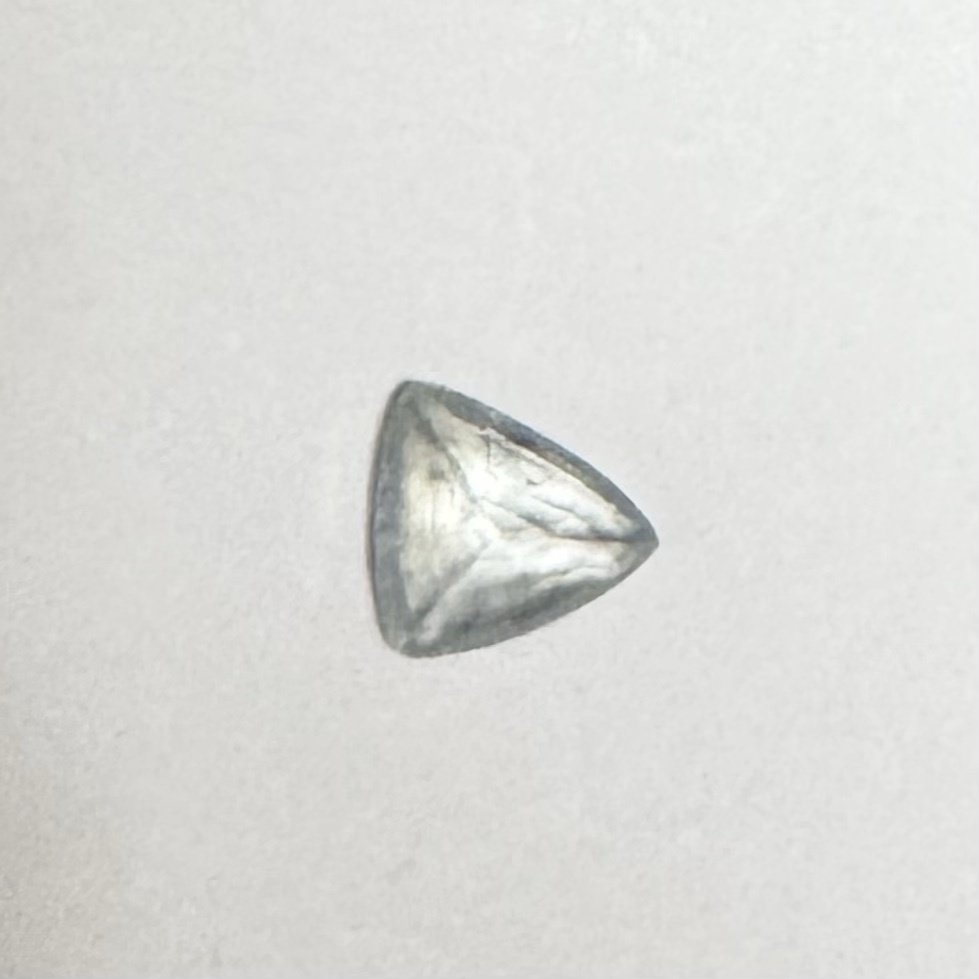
#> input picture samples/triangle_closeup_2026-11-02.jpg, 979 x 979 px
$ python -i look9.py   (imports and definitions only)
#> lines starting #> are read from the running program, lines starting #| are printed output that depends on the picture
#> further down, picture is the input picture: PIL image 979x979 RGB; mean R, G, B 220.5, 220.6, 217.5
# 新しい見た目の見本（静止画）を組む。今の動画（reel.py・final_build*.py）には触らない。
# 同じ言葉・同じ素材のまま、割り付けと字と色だけを変えて、「プロの映像に見えるか」を人の目で確かめるためのもの。
# 見本の決まりは video/LOOK9.md。
# 使い方：video/work/.venv/bin/python -I video/look9.py [場面の名前…]（なしなら全部）
#   出す所は環境変数 LOOK9_OUT。字（OFL）は video/work/fonts/ に置く（取り方は LOOK9.md）。
import json, math, os, sys
from functools import lru_cache

import numpy as np
from PIL import Image, ImageDraw, ImageFilter, ImageFont

HERE = os.path.dirname(os.path.abspath(__file__))
REPO = os.path.dirname(HERE)
WORK = os.environ.get("TSUGU_VIDEO_WORK", os.path.join(HERE, "work"))
STORY = os.path.join(WORK, "story")
FONTS = os.path.join(WORK, "fonts")
OUT = os.environ.get("LOOK9_OUT", os.path.join(WORK, "look9"))
HERITAGE = os.path.join(REPO, "public", "heritage")
W, H = 1920, 1080
SS = 3  # 字は 3 倍で描いて縮める（細い線がきれいに出る）

# ---------------------------------------------------------------- 色の決まり
# 字は白の 1 種。金は品物だけが持つ（字に金を使わない）。赤は「作れない」だけ。朱は職人の直しの字だけ。
SUMI = (0.027, 0.024, 0.022)  # 墨（ほぼ黒。真っ黒より少しあたたかい）
SHIRO = (0.957, 0.945, 0.918)  # 字の白（黄ばまない程度にあたたかい）
PAPER = (0.925, 0.902, 0.855)  # 紙
INK = (0.086, 0.075, 0.066)  # 紙の上の墨の字
SHU = (0.745, 0.196, 0.118)  # 朱（直しの字）
AKA = (1.0, 0.27, 0.20)  # 赤（アプリの「作れない」）

# ---------------------------------------------------------------- 字の大きさは 5 つだけ（場面ごとに増やさない）
# XL＝題と大きな 1 語、L＝章の扉・帳面の字・品物の名、M＝見出し、S＝添える字、T＝札。クレジットだけ 22
XL, L, M, S, T = 200, 84, 60, 40, 26
# 外の余白（ここの線に、字の端をそろえる）
LEFT, RIGHT, TOP, BOTTOM = 96, W - 96, 96, H - 96

# 字の種類（みな OFL）。min＝しっぽり明朝、thin＝細い明朝（Noto Serif JP 200）、sans＝細いゴシック（Noto Sans JP）
FONT_FILES = {
    "min": ("shipporimincho/ShipporiMincho-Regular.ttf", None),
    "thin": ("notoserifjp/NotoSerifJP[wght].ttf", 200),
    "thin3": ("notoserifjp/NotoSerifJP[wght].ttf", 300),
    "sans2": ("notosansjp/NotoSansJP[wght].ttf", 200),
    "sans": ("notosansjp/NotoSansJP[wght].ttf", 300),
    "sans4": ("notosansjp/NotoSansJP[wght].ttf", 400),
}


# [14 lines left out: functions font, ground, not called in this run]


def to_img(a):
    return Image.fromarray((np.clip(a, 0, 1) * 255 + 0.5).astype(np.uint8), "RGB")


def from_img(im):
    return np.asarray(im.convert("RGB"), np.float32) / 255.0


def lum(a):
    return a[..., 0] * 0.2126 + a[..., 1] * 0.7152 + a[..., 2] * 0.0722


# [37 lines left out: functions _box, blur, not called in this run]


def screen(a, b):
    return 1 - (1 - np.clip(a, 0, 1)) * (1 - np.clip(b, 0, 1))


def smooth(u):
    u = np.clip(u, 0, 1)
    return u * u * (3 - 2 * u)


def ramp(x, a, b):
    return smooth((x - a) / (b - a))


def yy_xx():
    return np.mgrid[0:H, 0:W].astype(np.float32)


# [22 lines left out: functions glow_at, vignette, finish, not called in this run]


# ---------------------------------------------------------------- 字を描く（透明度の板を返す）
ENGINE = {"name": "web"}  # web＝ブラウザ（HTML と CSS）、pil＝PIL。比べて web に決めた（LOOK9.md）
CACHE = os.path.join(WORK, "look9_cache")


class TypePIL:
    """PIL で描く（比べるために残す）。縦書き・横書きを SS 倍で描き、end() で縮める"""

    def __init__(self):
        self.im = Image.new("L", (W * SS, H * SS), 0)
        self.d = ImageDraw.Draw(self.im)

    # [23 lines left out: functions v, h, not called in this run]

    def line(self, x0, y0, x1, y1, w=1.0, fill=255):
        self.d.line([(x0 * SS, y0 * SS), (x1 * SS, y1 * SS)], fill=fill, width=max(1, int(round(w * SS))))

    def end(self):
        return np.asarray(self.im.resize((W, H), Image.LANCZOS), np.float32) / 255.0


_CSS_FONTS = {
    # 字の種類 → (ファイル, 太さ)
    "min": ("shipporimincho/ShipporiMincho-Regular.ttf", 400),
    "thin": ("notoserifjp/NotoSerifJP[wght].ttf", 200),
    "thin3": ("notoserifjp/NotoSerifJP[wght].ttf", 300),
    "sans2": ("notosansjp/NotoSansJP[wght].ttf", 200),
    "sans": ("notosansjp/NotoSansJP[wght].ttf", 300),
    "sans4": ("notosansjp/NotoSansJP[wght].ttf", 400),
}


def _esc(t):
    return t.replace("&", "&amp;").replace("<", "&lt;").replace(">", "&gt;")


# [18 lines left out: functions _tcy, _font_css, not called in this run]


class TypeWeb:
    """ブラウザで描く字の板。置き方は TypePIL と同じ。同じ中身は作業用のフォルダにためて使い回す"""

    def __init__(self):
        self.items = []

    # [57 lines left out: functions v, h, line, html, end, not called in this run]


def Type():
    return TypeWeb() if ENGINE["name"] == "web" else TypePIL()


def ink(a, m, c=SHIRO, opacity=1.0):
    m = (m * opacity)[..., None]
    return a * (1 - m) + np.array(c, np.float32) * m


# ---------------------------------------------------------------- 素材
def frame(chapter, i):
    base = os.path.join(STORY, chapter, f"{i:04d}")
    return Image.open(base + ".jpg" if os.path.exists(base + ".jpg") else base + ".png").convert("RGB")


def cover(im, box=None):
    """box の所を 1920×1080 いっぱいに（box は 16:9 に合わせて渡す）"""
    if box:
        im = im.crop(box)
    r = max(W / im.width, H / im.height)
#> r = 1.96
    im = im.resize((round(im.width * r), round(im.height * r)), Image.LANCZOS)
    x = (im.width - W) // 2
#> x = 0
    y = (im.height - H) // 2
#> y = 420
    return from_img(im.crop((x, y, x + W, y + H)))
#> in from_img, `return np.asarray(im.convert("RGB"), np.float32) / 255.0`:
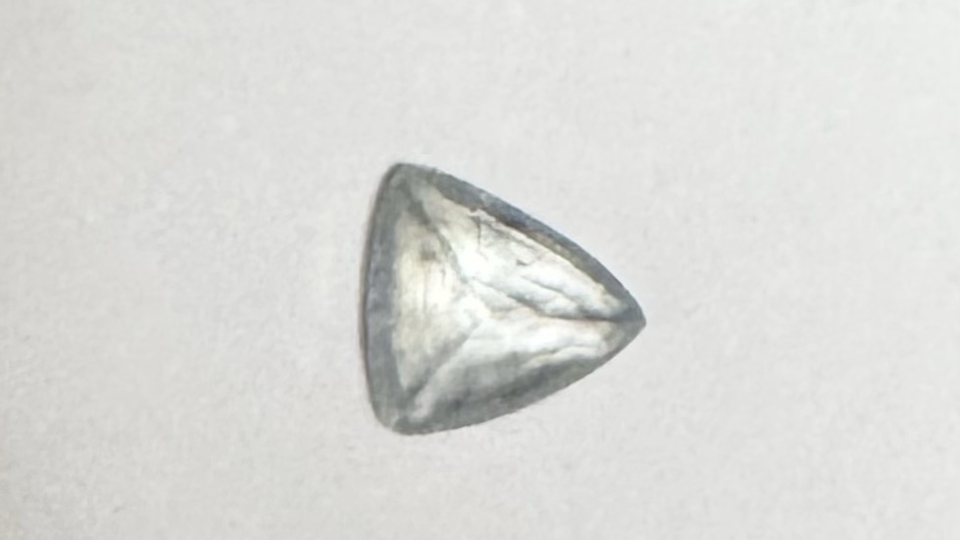
#> returned value: shape (1080, 1920, 3) float32 (shown at 1/2 size); mean of channels 0, 1, 2 0.859, 0.86, 0.85; drawn as R, G, B


_GOLD_STOPS = [
    (0.00, (0.010, 0.007, 0.004)),
    (0.10, (0.125, 0.074, 0.026)),
    (0.26, (0.345, 0.222, 0.086)),
    (0.48, (0.670, 0.505, 0.238)),
    (0.70, (0.885, 0.750, 0.470)),
    (0.88, (0.980, 0.915, 0.745)),
    (1.00, (1.000, 0.985, 0.945)),
]


# [66 lines left out: functions grade_gold, silhouette, bloom, stage, ring_on_black, not called in this run]


def over_black(bg, r, sil):
    """切り抜いた品物を地に重ねる（r は黒地のまま）"""
    return bg * (1 - sil[..., None]) + r


SCENES = {}


def scene(fn):
    SCENES[fn.__name__] = fn
    return fn


# [31 lines left out: functions save, paper, not called in this run]


class Pen:
    """手で引いた線（朱の直し）。太さが少しゆれる。透明度の板を返す"""

    # [26 lines left out: functions __init__, stroke, not called in this run]

    def end(self):
        return np.asarray(self.im.resize((W, H), Image.LANCZOS), np.float32) / 255.0


# [70 lines left out: functions drawing_layer, footage_still, title_scene, s01_title, ring_plate, ring_with_words, not called in this run]


@scene
def s02_ring():
    ring_with_words("min", 0.12)


# [265 lines left out: functions s02b_ring_floor, s00_flame, viewer_cut, red_only, s03_red, s03b_card and 4 more, not called in this run]


@scene
def s05a_words_fade():
    fading_words(["職人がいなくなれば、", "その判断も"], "消えます。", "05a_字だけ_消えていく字")


# ---------------------------------------------------------------- 字だけ B：帳面の 1 ページ（紙・罫・墨）
# [86 lines left out: functions ledger_page, s05b_words_ledger, tsuba_cut, place, s06_mokume, not called in this run]


# ---------------------------------------------------------------- 章の扉：3 つの章が同じ形でくり返す
DOORS = [
    ("一", "デザインする人へ", 1440),
    ("二", "学ぶ人へ", 960),
    ("三", "次の時代へ", 480),
]
Y_THREAD = 952


# [38 lines left out: functions door, door_ground, not called in this run]


DOOR_NAMES = ["07a_章の扉_デザインする人へ", "07b_章の扉_学ぶ人へ", "07c_章の扉_次の時代へ"]


# [83 lines left out: functions s07_doors, s08_fonts, s09_engine, z_sheet, not called in this run]


# [4 lines not run here, left out]

>>> from PIL import Image
>>> picture = Image.open('../samples/triangle_closeup_2026-11-02.jpg')
>>> result = cover(picture)

$ run again, on samples/roughs/rough-1-thin-prongs.jpg
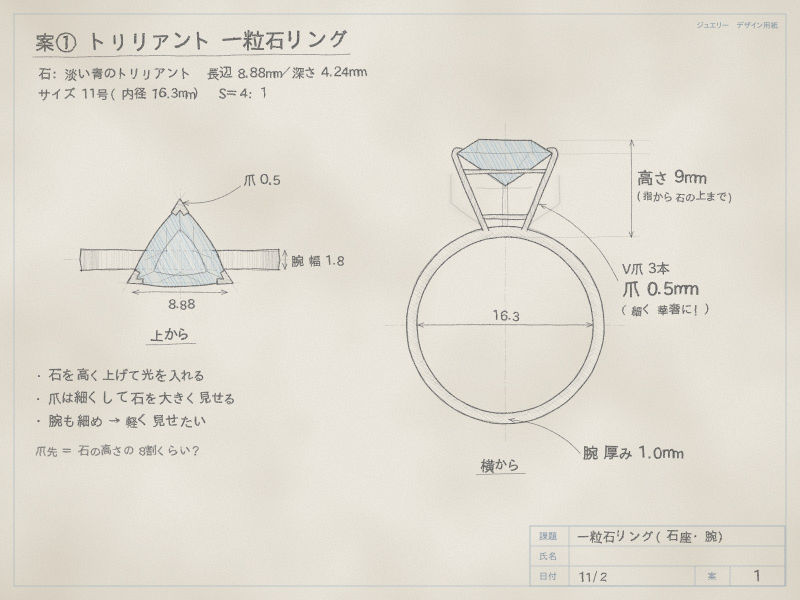
#> input picture samples/roughs/rough-1-thin-prongs.jpg, 1600 x 1200 px (shown at 1/2 size)
#> picture is the input picture: PIL image 1600x1200 RGB; mean R, G, B 225, 220.6, 210.2
#> in from_img, `return np.asarray(im.convert("RGB"), np.float32) / 255.0`:
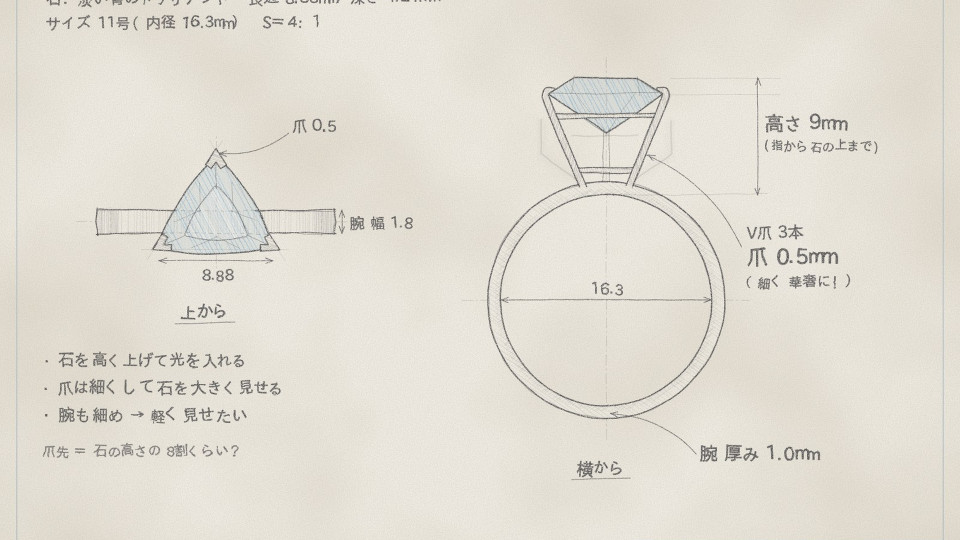
#> returned value: shape (1080, 1920, 3) float32 (shown at 1/2 size); mean of channels 0, 1, 2 0.875, 0.865, 0.835; drawn as R, G, B

$ run again, on samples/roughs/rough-2-low-bezel.jpg
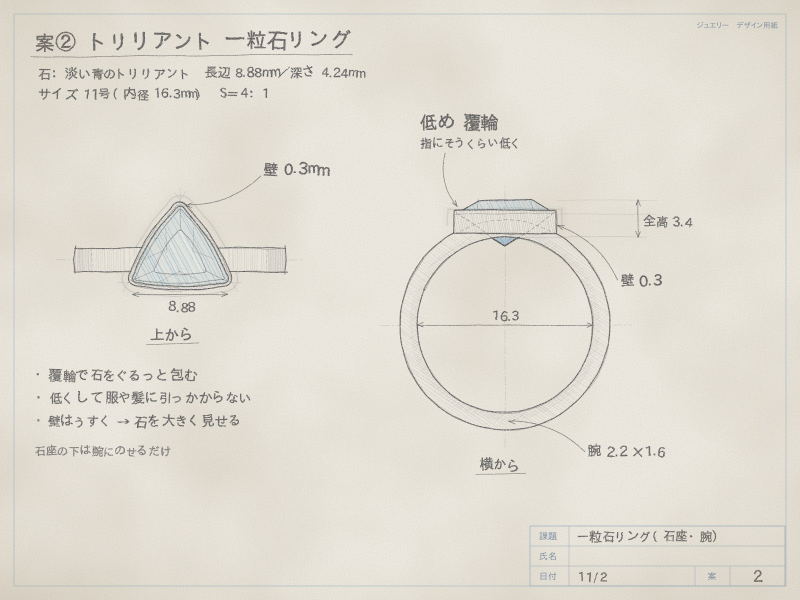
#> input picture samples/roughs/rough-2-low-bezel.jpg, 1600 x 1200 px (shown at 1/2 size)
#> picture is the input picture: PIL image 1600x1200 RGB; mean R, G, B 225.4, 221.2, 210.9
#> in from_img, `return np.asarray(im.convert("RGB"), np.float32) / 255.0`:
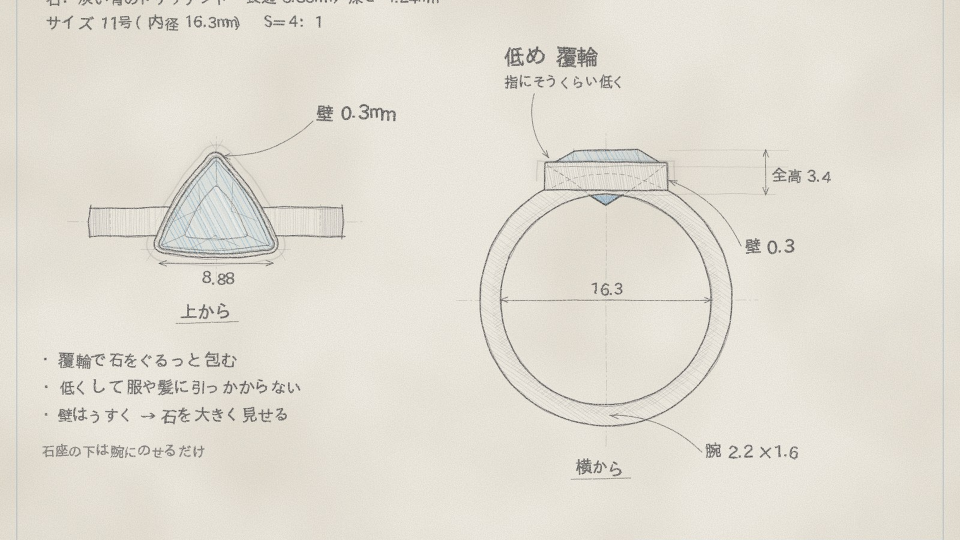
#> returned value: shape (1080, 1920, 3) float32 (shown at 1/2 size); mean of channels 0, 1, 2 0.875, 0.866, 0.838; drawn as R, G, B
